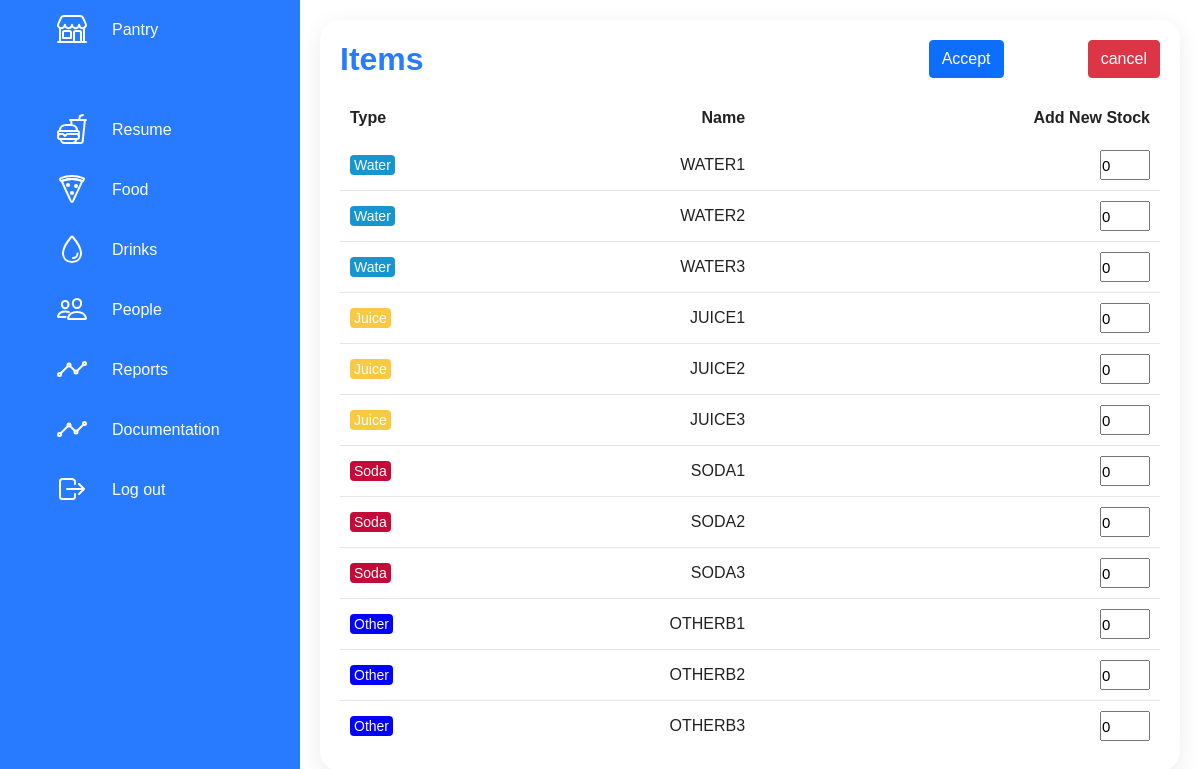
Page /AumentarStockDeComida?False (signed in) on the committed database.
### models.py (models this page shows)
class _WatersInStock(Base):
    __tablename__ = 'WatersInStock'
    id = Column(Integer, primary_key=True)
    item_id = Column(Integer, nullable=False)
    name = Column(String)
    initial_stock = Column(Integer)
    added = Column(Integer)
    stock = Column(Integer)
    date = Column(Date, ForeignKey('BeveragesInStock.date'), nullable=False)

class _JuicesInStock(Base):
    __tablename__ = 'JuicesInStock'
    id = Column(Integer, primary_key=True)
    item_id = Column(Integer, nullable=False)
    name = Column(String)
    initial_stock = Column(Integer)
    added = Column(Integer)
    stock = Column(Integer)
    date = Column(Date, ForeignKey('BeveragesInStock.date'), nullable=False)

class _SodasInStock(Base):
    __tablename__ = 'SodasInStock'
    id = Column(Integer, primary_key=True)
    item_id = Column(Integer, nullable=False)
    name = Column(String)
    initial_stock = Column(Integer)
    added = Column(Integer)
    stock = Column(Integer)
    date = Column(Date, ForeignKey('BeveragesInStock.date'), nullable=False)

class _OtherBeveragesInStock(Base):
    __tablename__ = 'OtherBeveragesInStock'
    id = Column(Integer, primary_key=True)
    item_id = Column(Integer, nullable=False)
    name = Column(String)
    initial_stock = Column(Integer)
    added = Column(Integer)
    stock = Column(Integer)
    date = Column(Date, ForeignKey('BeveragesInStock.date'), nullable=False)

### server.py (the view)
@app.route('/AumentarStockDeBebidas?<increase_food>', defaults={'increase_food':True})
@app.route('/AumentarStockDeComida?<increase_food>')
@login_required
def get_increase_stock(increase_food):
    increase_food = get_boolean(increase_food)
    items_info = {}
    item_one_info = {}
    item_two_info = {}
    item_three_info = {}
    item_four_info = {}
    item_five_info = {}
    item_six_info = {}
    item_seven_info = {}
    item_eight_info = {}
    if increase_food:
        last_food_table = db.query(_FoodsInStock).order_by(_FoodsInStock.date)[-1]
        for table in last_food_table.breakfasts:
            item_one_info[table.name] = table.id
            item_one_info['to_show'] = 'Breakfast'
        items_info['breakfast'] = item_one_info
        for table in last_food_table.lunch:
            item_two_info[table.name] = table.id
            item_two_info['to_show'] = 'Lunch'
        items_info['lunch'] = item_two_info
        for table in last_food_table.snacks:
            item_three_info[table.name] = table.id
            item_three_info['to_show'] = 'Snack'
        items_info['snack'] = item_three_info
        for table in last_food_table.cereals:
            item_four_info[table.name] = table.id
            item_four_info['to_show'] = 'Cereal'
        items_info['cereal'] = item_four_info
        for table in last_food_table.fruits:
            item_five_info[table.name] = table.id
            item_five_info['to_show'] = 'Fruit'
        items_info['fruit'] = item_five_info
        for table in last_food_table.cookies:
            item_six_info[table.name] = table.id
            item_six_info['to_show'] = 'Cookie'
        items_info['cookie'] = item_six_info
        for table in last_food_table.chocolates:
            item_seven_info[table.name] = table.id
            item_seven_info['to_show'] = 'Chocolate'
        items_info['chocolate'] = item_seven_info
        for table in last_food_table.others:
            item_eight_info[table.name] = table.id
            item_eight_info['to_show'] = 'Other'
        items_info['other'] = item_eight_info
    else:
        last_beverage_table = db.query(_BeveragesInStock).order_by(_BeveragesInStock.date)[-1]
        for table in last_beverage_table.water:
            item_one_info[table.name] = table.id
            item_one_info['to_show'] = 'Water'
        items_info['water'] = item_one_info
        for table in last_beverage_table.juices:
            item_two_info[table.name] = table.id
            item_two_info['to_show'] = 'Juice'
        items_info['juice'] = item_two_info
        for table in last_beverage_table.sodas:
            item_three_info[table.name] = table.id
            item_three_info['to_show'] = 'Soda'
        items_info['soda'] = item_three_info
        for table in last_beverage_table.others:
            item_four_info[table.name] = table.id
            item_four_info['to_show'] = 'Other'
        items_info['other'] = item_four_info
    return render_template('pantry/increase_stock.html', increase_food=increase_food, items_info=items_info)

### server.py (called while the page is built)
@app.teardown_appcontext
def shutdown_session(exception=None):
    db.remove()

@event.listens_for(Engine, 'connect')
def _set_sqlite_pragma(dbapi_connection, connection_record):
    if isinstance(dbapi_connection, SQLite3connection):
        cursor = dbapi_connection.cursor()
        cursor.execute('PRAGMA foregin_keys=ON')
        cursor.close()

@login_manager.user_loader
def load_user(user_id):
    return _User.query.get(int(user_id))

def get_boolean(variable):
    if str(variable).upper() == 'TRUE' or str(variable) == '1':
        return True
    return False

### templates/pantry/increase_stock.html (shortened to what this page needs)
{% include('templates/pantry_header.html') %}
{% include('templates/pantry_options.html') %}
{% include('templates/header.html') %}
{% block increase_stock %}
<body onload="daysOptionsManager(0), selectedOptionsDependingOnDate( '{{day}}', '{{month}}', '{{year}}')">
    <div class="main">
        <form action="{{url_for('post_increase_stock', increase_food=increase_food)}}" method="POST">
            <div class=" details detailsFood">
                <div class="ItemsDetails">
                    <div class="cardHeader">
                        <h2>Items</h2>
                        <button type="submit" class="btn btn-primary">Accept</button>
                        {% if increase_food: %}
                        <a href="{{url_for('food_details', edit_item=False)}}" type="button" class="btn btn-danger"
                            id="cancel">cancel</a>
                        {% else: %}
                        <a href="{{url_for('beverage_details', edit_item=False)}}" type="button" class="btn btn-danger"
                            id="cancel">cancel</a>
                        {% endif %}
                    </div>
                    <table class="foodDetails">
                        <thead>
                            <tr>
                                <td>Type</td>
                                <td>Name</td>
                                <td></td>
                                <td>Add New Stock</td>
                            </tr>
                        </thead>
                        <tbody>
                            {% for item_type in items_info: %}
                            {% for name in items_info[item_type]: %}
                            {% if not name == 'to_show':  %}
                            <tr>
                                <td><span class="itemType {{item_type}}">{{items_info[item_type]['to_show']}}</span>
                                </td>
                                <td>{{name}}</td>
                                <td>
                                    <input type="number" value="0" min="0" name="{{item_type}}Value">
                                </td>
                            </tr>
                            {% endif %}
                            {% endfor %}
                            {% endfor %}
                        </tbody>
                    </table>
                </div>
        </form>
    </div>
</body>
{% endblock %}
{% include('templates/pantry_footer.html') %}

### static/styles/styles.css (style rules this page uses)
:root { --on-hover: #caf0f8; }

### static/styles/pantry_styles.css (style rules this page uses)
* { margin: 0; padding: 0; box-sizing: border-box; font-family: 'Ubuntu', sans-serif; }
:root { --blue: #287bff; --white: #fff; --grey: #f5f5f5; --black1: #222; --black2: #999 }
body { min-height: 100vh; overflow-x: hidden; }
button { line-height: none; border: none; }
.main { position: absolute; width: calc(100% - 300px); left: 300px; min-height: 100vh; background: var(--white); transition: 0.5s; }
.details { position: relative; width: 100%; padding: 20px; display: grid; grid-template-columns: 2fr 1fr; grid-gap: 30px; }
.detailsFood { grid-template-columns: none; }
.details .ItemsDetails { position: relative; display: grid; min-height: 500px; background: var(--white); padding: 20px; box-shadow: 0 7px 25px rgba(0, 0, 0, 0.08); border-radius: 20px; }
.cardHeader { display: flex; justify-content: space-between; align-items: flex-start; }
.cardHeader h2 { font-weight: 600; color: var(--blue); }
.btn, .lastEdit { position: relative; padding: 5px 10px; background: var(--blue); text-decoration: none; color: var(--white); border-radius: 6px; cursor: pointer; }
.details table { width: 100%; border-collapse: collapse; margin-top: 10px; }
.details table thead td { font-weight: 600; }
.details .ItemsDetails table tr { color: var(--black1); border-bottom: 1px solid rgba(0, 0, 0, 0.1); }
.details .ItemsDetails .cardHeader a { text-decoration: none; }
.details .ItemsDetails table tr:last-child { border-bottom: none; }
.details .ItemsDetails table tr td { padding: 10px; }
.details .ItemsDetails table tr td:last-child { text-align: end; }
.details .ItemsDetails table tr td:nth-child(2) { text-align: end; }
.details .ItemsDetails table tr td:nth-child(3) { text-align: center; }
.itemType.drink, .itemType.snack, .itemType.water { padding: 2px 4px; background: #1795ce; color: var(--white); border-radius: 4px; font-size: 14px; font-weight: 500; }
.itemType.food, .itemType.cereal, .itemType.juice { padding: 2px 4px; background: #f9ca3f; color: var(--white); border-radius: 4px; font-size: 14px; font-weight: 500; }
.itemType.fruit, .itemType.soda { padding: 2px 4px; background: #c50a39; color: var(--white); border-radius: 4px; font-size: 14px; font-weight: 500; }
.itemType.lunch, .itemType.other { padding: 2px 4px; background: #0400ff; color: var(--white); border-radius: 4px; font-size: 14px; font-weight: 500; }

### static/styles/report_styles.css (style rules this page uses)
:root { --blue: #287bff; --white: #fff; --grey: #f5f5f5; --black1: #222; --black2: #999 }

### templates/pantry/increase_stock.html (style rules this page uses)
tbody input { width: 50px; height: 30px; font-size: 15px; }

### rows in the picture
_WatersInStock: items_info "Water", name "WATER1"
_WatersInStock: items_info "Water", name "WATER2"
_WatersInStock: items_info "Water", name "WATER3"
_JuicesInStock: items_info "Juice", name "JUICE1"
_JuicesInStock: items_info "Juice", name "JUICE2"
_JuicesInStock: items_info "Juice", name "JUICE3"
_SodasInStock: items_info "Soda", name "SODA1"
_SodasInStock: items_info "Soda", name "SODA2"
_SodasInStock: items_info "Soda", name "SODA3"
_OtherBeveragesInStock: items_info "Other", name "OTHERB1"
_OtherBeveragesInStock: items_info "Other", name "OTHERB2"
_OtherBeveragesInStock: items_info "Other", name "OTHERB3"
